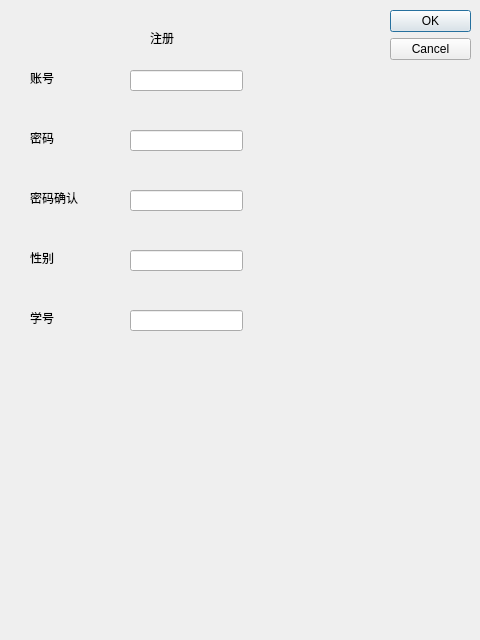
<?xml version="1.0" encoding="UTF-8"?>
<ui version="4.0">
 <class>Register</class>
 <widget class="QDialog" name="Register">
  <property name="geometry">
   <rect>
    <x>0</x>
    <y>0</y>
    <width>480</width>
    <height>640</height>
   </rect>
  </property>
  <property name="windowTitle">
   <string>Dialog</string>
  </property>
  <widget class="QDialogButtonBox" name="buttonBox">
   <property name="geometry">
    <rect>
     <x>390</x>
     <y>10</y>
     <width>81</width>
     <height>621</height>
    </rect>
   </property>
   <property name="orientation">
    <enum>Qt::Vertical</enum>
   </property>
   <property name="standardButtons">
    <set>QDialogButtonBox::Cancel|QDialogButtonBox::Ok</set>
   </property>
  </widget>
  <widget class="QLabel" name="label">
   <property name="geometry">
    <rect>
     <x>150</x>
     <y>30</y>
     <width>72</width>
     <height>15</height>
    </rect>
   </property>
   <property name="text">
    <string>注册</string>
   </property>
  </widget>
  <widget class="QLineEdit" name="lineEdit">
   <property name="geometry">
    <rect>
     <x>130</x>
     <y>70</y>
     <width>113</width>
     <height>21</height>
    </rect>
   </property>
  </widget>
  <widget class="QLineEdit" name="lineEdit_2">
   <property name="geometry">
    <rect>
     <x>130</x>
     <y>130</y>
     <width>113</width>
     <height>21</height>
    </rect>
   </property>
   <property name="echoMode">
    <enum>QLineEdit::Password</enum>
   </property>
  </widget>
  <widget class="QLineEdit" name="lineEdit_3">
   <property name="geometry">
    <rect>
     <x>130</x>
     <y>190</y>
     <width>113</width>
     <height>21</height>
    </rect>
   </property>
   <property name="echoMode">
    <enum>QLineEdit::Password</enum>
   </property>
  </widget>
  <widget class="QLineEdit" name="lineEdit_4">
   <property name="geometry">
    <rect>
     <x>130</x>
     <y>250</y>
     <width>113</width>
     <height>21</height>
    </rect>
   </property>
  </widget>
  <widget class="QLineEdit" name="lineEdit_5">
   <property name="geometry">
    <rect>
     <x>130</x>
     <y>310</y>
     <width>113</width>
     <height>21</height>
    </rect>
   </property>
  </widget>
  <widget class="QLabel" name="label_2">
   <property name="geometry">
    <rect>
     <x>30</x>
     <y>70</y>
     <width>72</width>
     <height>15</height>
    </rect>
   </property>
   <property name="text">
    <string>账号</string>
   </property>
  </widget>
  <widget class="QLabel" name="label_3">
   <property name="geometry">
    <rect>
     <x>30</x>
     <y>130</y>
     <width>72</width>
     <height>15</height>
    </rect>
   </property>
   <property name="text">
    <string>密码</string>
   </property>
  </widget>
  <widget class="QLabel" name="label_4">
   <property name="geometry">
    <rect>
     <x>30</x>
     <y>190</y>
     <width>72</width>
     <height>15</height>
    </rect>
   </property>
   <property name="text">
    <string>密码确认</string>
   </property>
  </widget>
  <widget class="QLabel" name="label_5">
   <property name="geometry">
    <rect>
     <x>30</x>
     <y>250</y>
     <width>72</width>
     <height>15</height>
    </rect>
   </property>
   <property name="text">
    <string>性别</string>
   </property>
  </widget>
  <widget class="QLabel" name="label_6">
   <property name="geometry">
    <rect>
     <x>30</x>
     <y>310</y>
     <width>72</width>
     <height>15</height>
    </rect>
   </property>
   <property name="text">
    <string>学号</string>
   </property>
  </widget>
 </widget>
 <resources/>
 <connections>
  <connection>
   <sender>buttonBox</sender>
   <signal>accepted()</signal>
   <receiver>Register</receiver>
   <slot>accept()</slot>
   <hints>
    <hint type="sourcelabel">
     <x>248</x>
     <y>254</y>
    </hint>
    <hint type="destinationlabel">
     <x>157</x>
     <y>274</y>
    </hint>
   </hints>
  </connection>
  <connection>
   <sender>buttonBox</sender>
   <signal>rejected()</signal>
   <receiver>Register</receiver>
   <slot>reject()</slot>
   <hints>
    <hint type="sourcelabel">
     <x>316</x>
     <y>260</y>
    </hint>
    <hint type="destinationlabel">
     <x>286</x>
     <y>274</y>
    </hint>
   </hints>
  </connection>
 </connections>
</ui>
